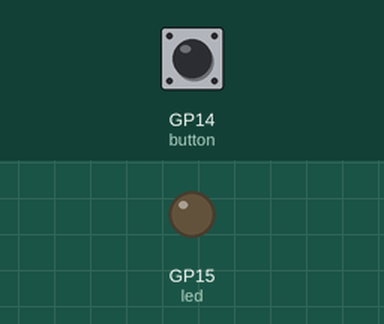
This program was run on a simulated Raspberry Pi Pico running MicroPython. Shown: output pins drawn as LEDs (lit = HIGH). Dashed ring = blinking. The inputs (shaded band) are chosen by the test bench; at power-on: GP14 (button) LOW. What the program prints to the serial console is not drawn.

Above: at 1.2 s.
1.3 s: GP14 (button) pulled HIGH for 3.2 s
At 4.6 s:
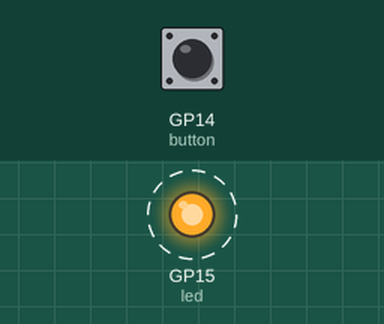
6.0 s: GP14 (button) pulled HIGH for 0.15 s
At 7.1 s:
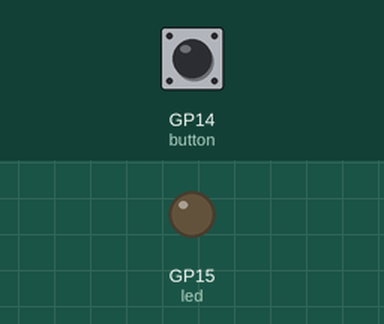
Timing chart, 0 to 9.0 s (numbered marks = the images above; inputs shaded):
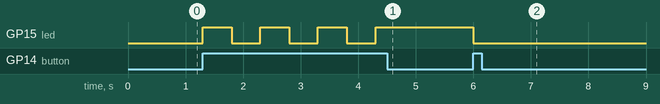

Measured:
- after the input at 1.3 s, GP15 (led): alternates HIGH for 0.50 s and LOW for 0.50 s, 7 changes in all, then stays HIGH, starting at once
- after the input at 6.0 s, GP15 (led): HIGH → LOW at once

The program:

button_test.py
```python
from machine import Pin
import time

led = Pin(15, Pin.OUT)
button = Pin(14, Pin.IN, Pin.PULL_DOWN)

while True:
    print(button.value())
    if button.value():
        led.toggle()
        time.sleep(0.5)
```
